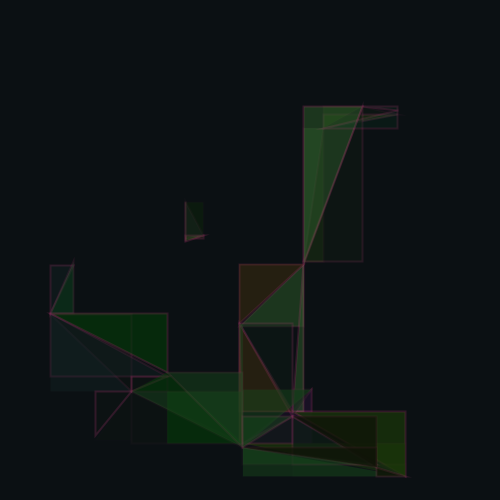
Frame 1 (no input)
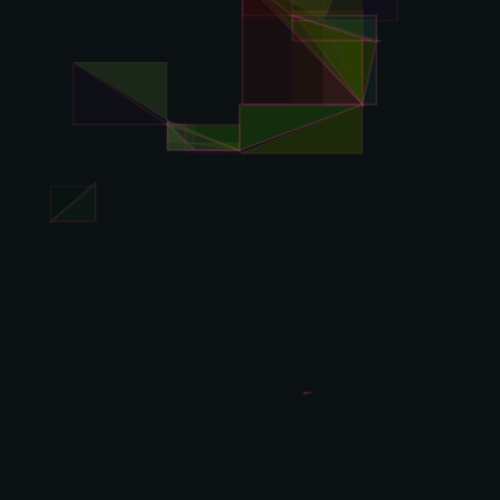
Frame 60 (the mouse pressed at the canvas centre just before this capture)
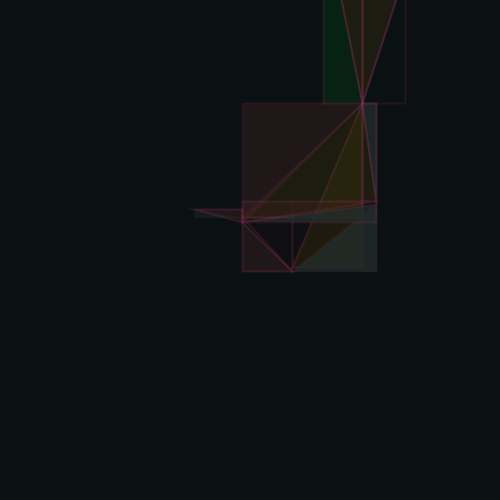
Frame 120 (the mouse held since frame 60 and released just before this capture)

The Processing sketch that drew these frames (run headless with seeded random() and noise(); from frame 60 on, the mouse is pressed at the canvas centre):

// Processing sketch: processing_126942
// ── processing_126942.pde

// re-code the demo Program for the lecture on "Emergence"
// for Design Programming Design, Fall 2013 NCKU
//tutor: Pro. Sheng-Fen Nik Chien
//re-code by Jui-Chi Lin

int _num = 21;      
Circle[] _circleArr = {
};  

void setup() { 
  size(500, 500); 
  strokeWeight(1); 
  drawCircles();
  frameRate(20);
} 

void draw() {    
  background(11, 16, 19);
  for (int i=0; i<_circleArr.length; i++) {
    Circle thisCirc = _circleArr[i];
    thisCirc.updateMe();
  }
}

  
void drawCircles() { 
  for (int i=0; i<_num; i++) { 
    Circle thisCirc = new Circle();
    thisCirc.drawMe();
    _circleArr = (Circle[])append(_circleArr, thisCirc);
  }
}


class Circle {
  float x, y;
  float radius;
  color linecol, fillcol;
  float alph; 
  float xmove, ymove;


  Circle() {
    x = random(width);
    y = random(height);
    radius = random(100) + 10;
    alph = random(255);

    xmove = random(10) - 5;
    ymove = random(10) - 5;
  }

  void drawMe() {
    fill(random(66), random(96), random(45),random(200));
    noStroke();
  }

  void updateMe() {

    y += ymove;

    if (y > (height+radius)) { 
      y=0-radius;
    }

    boolean touching = false;
    for (int i=0; i<_circleArr.length; i++) {
      Circle otherCirc = _circleArr[i];
      if (otherCirc != this) {
        float dis = dist(x, y, otherCirc.x, otherCirc.y);
        float overlap = dis - radius - otherCirc.radius;
        if (overlap < 0) {
          float midx, midy;
          midx = (x + otherCirc.x)/2;
          midy = (y + otherCirc.y)/2;
          stroke(224, 60, 138, random(50));
          strokeWeight(2);
          overlap *= -1;
          quad(x, y, otherCirc.x, otherCirc.y, x, otherCirc.y, x, otherCirc.y);
        }
      }
    }

    drawMe();
  }
}
